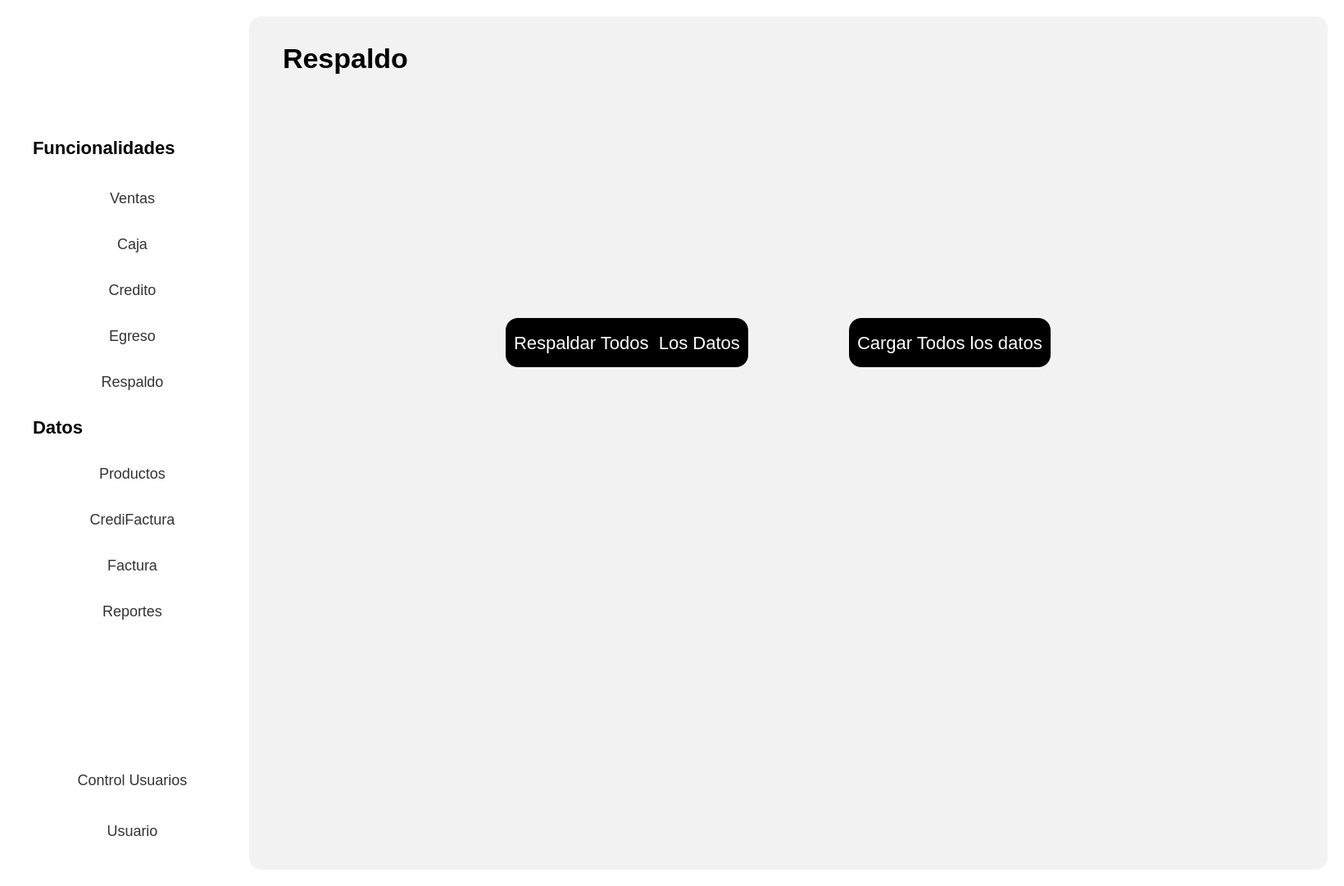
<?xml version="1.0" encoding="UTF-8"?>
<ui version="4.0">
 <class>Form</class>
 <widget class="QWidget" name="Form">
  <property name="geometry">
   <rect>
    <x>0</x>
    <y>0</y>
    <width>1640</width>
    <height>1081</height>
   </rect>
  </property>
  <property name="windowTitle">
   <string>Form</string>
  </property>
  <property name="styleSheet">
   <string notr="true">background-color: rgb(255, 255, 255);
</string>
  </property>
  <layout class="QHBoxLayout" name="horizontalLayout">
   <item>
    <widget class="QWidget" name="Contenedor" native="true">
     <property name="styleSheet">
      <string notr="true">
QPushButton {
    background-color: black; /* Fondo blanco */
    border: none; /* Sin borde ni decoración inicial */
    color:  white; /* Color del texto */
    border-radius: 15px; /* Bordes circulares */
    padding: 5px 10px; /* Espaciado interno para mejor apariencia */
	height: 40px; /* Altura del botón */
    text-align: center; /* Alinea el texto del botón a la izquierda */
    font-size: 18px; /* Tamaño de fuente */
	margin-top:20px;
}

QPushButton:hover {
    background-color: rgb(106, 106, 106); /* Gris claro al pasar el mouse */
    cursor: pointer; /* Cursor de mano al pasar sobre el botón */
}

QToolButton {
    background-color: white; /* Fondo blanco */
    border: none; /* Sin borde ni decoración inicial */
    color:  rgb(50, 50, 50); /* Color del texto */
    border-radius: 15px; /* Bordes circulares */
    padding: 5px 10px; /* Espaciado interno para mejor apariencia */
	height: 40px; /* Altura del botón */
    text-align: left; /* Alinea el texto del botón a la izquierda */
    font-size: 18px; /* Tamaño de fuente */
    cursor: pointer;
}

QToolButton:hover {
    background-color: #f2f2f2; /* Gris claro al pasar el mouse */
    cursor: pointer;
}
QLineEdit {
    background-color: rgb(255, 255, 255); /* Fondo blanco */
    border: none; /* Sin bordes visibles */
    padding: 4px; /* Espaciado interno entre el texto y los bordes */
    margin-right: 5px; /* Espaciado externo solo a la derecha */
    border-radius: 10px; /* Bordes redondeados */
    color: black; /* Texto negro */
    text-align: left; /* Texto alineado a la izquierda */
    font-size: 18px; /* Tamaño del texto */
}

/* Cuando el QLineEdit está enfocado (se está escribiendo) */
QLineEdit:focus {
    background-color: rgb(230, 230, 250); /* Color de fondo cuando el campo está activo */
    border: 1px solid rgb(0, 0, 0); /* Borde negro al estar activo */
}

QLabel {
    font-size: 20px; /* Tamaño de fuente */
    color:  black; /* Color del texto */
    margin-right: 10px; /* Espaciado a la derecha */
    padding: 5px; /* Espaciado interno */
    text-align: left; /* Alineación del texto a la izquierda */
}
QTableWidget {
    border: none;
    background-color: #ffffff; /* Fondo blanco para la tabla */
    box-shadow: 0 4px 8px rgba(0, 0, 0, 0.1); /* Sombra suave alrededor de la tabla */
}

QTableWidget::item {
    background-color: #f2f2f2; 
    border: none; 
    transition: background-color 0.3s ease; /* Suavizado de transición de color de fondo */
    pointer-events: none; /* Desactiva la interacción con las celdas (como editar) */
}

QTableWidget::item:selected {
    background-color: #aad4ff; /* Color azul claro para celdas seleccionadas */
    color: black; /* Texto negro para celdas seleccionadas */
}

QTableWidget::item:hover {
    background-color: #e6e6e6; /* Color de fondo al pasar el cursor sobre las celdas */
}

QHeaderView::section {
    border: none; 
    background-color: #f2f2f2; 
    font-weight: normal; /* No negritas */
    text-align: center; /* Centrado del texto en los encabezados */
    box-shadow: 0 2px 4px rgba(0, 0, 0, 0.1); /* Sombra suave para los encabezados */
}

QHeaderView::section:focus {
    background-color: #f2f2f2; /* Sin color de fondo cuando está en foco */
    border: none; /* Sin borde cuando está en foco */
}

QTableWidget::item:focus {
    border: none; /* Sin borde cuando las celdas tienen el foco */
    background-color: #f2f2f2; /* Mantener el fondo sin color azul */
}

QTableCornerButton::section {
    background-color: #f2f2f2; 
    border: none; 
}

QTableWidget::verticalHeader {
    background-color: #f2f2f2;
    border: none;
    font-weight: normal; /* No negritas */
}

QTableWidget::item:hover {
    background-color: #e6e6e6; /* Color de fondo al pasar el cursor sobre las celdas */
}

/* Personalización de la barra de desplazamiento */
QScrollBar:vertical {
    border: none;
    background: #f7f7f7; /* Fondo de la barra */
    width: 8px; /* Barra más delgada */
    border-radius: 4px; /* Bordes más redondeados */
}

QScrollBar::handle:vertical {
    background: #bbb; /* Fondo del control deslizante */
    min-height: 20px; /* Control deslizante más delgado */
    border-radius: 4px; /* Bordes redondeados */
    transition: background-color 0.3s ease; /* Transición suave para el cambio de color */
}

QScrollBar::handle:vertical:hover {
    background: #888; /* Color más oscuro cuando el control deslizante está siendo desplazado */
}

QScrollBar::add-line:vertical, QScrollBar::sub-line:vertical {
    border: none;
    background: #f2f2f2; /* Fondo para los botones de la barra */
    height: 0px; /* Sin altura para los botones */
}

QScrollBar:horizontal {
    border: none;
    background: #f7f7f7; /* Fondo de la barra */
    height: 8px; /* Barra más delgada */
    border-radius: 4px; /* Bordes más redondeados */
}

QScrollBar::handle:horizontal {
    background: #bbb; /* Fondo del control deslizante */
    min-width: 20px; /* Control deslizante más delgado */
    border-radius: 4px; /* Bordes redondeados */
    transition: background-color 0.3s ease; /* Transición suave para el cambio de color */
}

QScrollBar::handle:horizontal:hover {
    background: #888; /* Color más oscuro cuando el control deslizante está siendo desplazado */
}

QScrollBar::add-line:horizontal, QScrollBar::sub-line:horizontal {
    border: none;
    background: #f2f2f2; /* Fondo para los botones de la barra */
    width: 0px; /* Sin ancho para los botones */
}


</string>
     </property>
     <layout class="QHBoxLayout" name="horizontalLayout_2">
      <item>
       <widget class="QWidget" name="Navbar" native="true">
        <property name="sizePolicy">
         <sizepolicy hsizetype="Fixed" vsizetype="Preferred">
          <horstretch>0</horstretch>
          <verstretch>0</verstretch>
         </sizepolicy>
        </property>
        <property name="minimumSize">
         <size>
          <width>250</width>
          <height>0</height>
         </size>
        </property>
        <property name="styleSheet">
         <string notr="true">#navbar {
    background-color: white; /* Fondo blanco */
    border-right: 1px solid black; /* Borde negro en el lado derecho */
}
</string>
        </property>
        <layout class="QVBoxLayout" name="verticalLayout">
         <item>
          <widget class="QLabel" name="LabelImgNavbar">
           <property name="enabled">
            <bool>true</bool>
           </property>
           <property name="sizePolicy">
            <sizepolicy hsizetype="Fixed" vsizetype="Fixed">
             <horstretch>50</horstretch>
             <verstretch>50</verstretch>
            </sizepolicy>
           </property>
           <property name="minimumSize">
            <size>
             <width>100</width>
             <height>50</height>
            </size>
           </property>
           <property name="maximumSize">
            <size>
             <width>260</width>
             <height>70</height>
            </size>
           </property>
           <property name="styleSheet">
            <string notr="true">#LabelImg {
    background-position: center;
    background-repeat: no-repeat;
    background-size: 100% 100%; /* Ajusta la imagen para que ocupe todo el área del label */
    height: 200px; /* Ajusta la altura del QLabel */
    width: 300px; /* Ajusta el ancho del QLabel */
}
</string>
           </property>
           <property name="text">
            <string/>
           </property>
           <property name="pixmap">
            <pixmap>../../assets/Letras-sinfondo.png</pixmap>
           </property>
           <property name="scaledContents">
            <bool>true</bool>
           </property>
          </widget>
         </item>
         <item>
          <spacer name="verticalSpacer_2">
           <property name="orientation">
            <enum>Qt::Vertical</enum>
           </property>
           <property name="sizeType">
            <enum>QSizePolicy::Fixed</enum>
           </property>
           <property name="sizeHint" stdset="0">
            <size>
             <width>20</width>
             <height>30</height>
            </size>
           </property>
          </spacer>
         </item>
         <item>
          <widget class="QLabel" name="LabelFuncionalidades">
           <property name="sizePolicy">
            <sizepolicy hsizetype="Fixed" vsizetype="Fixed">
             <horstretch>0</horstretch>
             <verstretch>0</verstretch>
            </sizepolicy>
           </property>
           <property name="minimumSize">
            <size>
             <width>250</width>
             <height>30</height>
            </size>
           </property>
           <property name="maximumSize">
            <size>
             <width>300</width>
             <height>50</height>
            </size>
           </property>
           <property name="styleSheet">
            <string notr="true">#LabelFuncionalidades {
    font-weight: bold; /* Negrita */
    font-size: 22px; /* Tamaño de fuente */
}
</string>
           </property>
           <property name="text">
            <string>Funcionalidades</string>
           </property>
          </widget>
         </item>
         <item>
          <widget class="QToolButton" name="BtnVentas">
           <property name="sizePolicy">
            <sizepolicy hsizetype="Preferred" vsizetype="Fixed">
             <horstretch>0</horstretch>
             <verstretch>0</verstretch>
            </sizepolicy>
           </property>
           <property name="minimumSize">
            <size>
             <width>0</width>
             <height>0</height>
            </size>
           </property>
           <property name="maximumSize">
            <size>
             <width>16777215</width>
             <height>40</height>
            </size>
           </property>
           <property name="cursor">
            <cursorShape>PointingHandCursor</cursorShape>
           </property>
           <property name="toolTip">
            <string>&lt;html&gt;&lt;head/&gt;&lt;body&gt;&lt;p align=&quot;center&quot;&gt;&lt;br/&gt;&lt;/p&gt;&lt;/body&gt;&lt;/html&gt;</string>
           </property>
           <property name="styleSheet">
            <string notr="true">
    padding-left: 10px; /* Distancia entre icono y borde izquierdo */
    text-align: right; /* Texto más hacia la derecha */

</string>
           </property>
           <property name="text">
            <string>   Ventas</string>
           </property>
           <property name="icon">
            <iconset>
             <normaloff>../../assets/iconos/ventas.png</normaloff>../../assets/iconos/ventas.png</iconset>
           </property>
           <property name="iconSize">
            <size>
             <width>30</width>
             <height>30</height>
            </size>
           </property>
           <property name="toolButtonStyle">
            <enum>Qt::ToolButtonTextBesideIcon</enum>
           </property>
           <property name="autoRaise">
            <bool>false</bool>
           </property>
          </widget>
         </item>
         <item>
          <widget class="QToolButton" name="BtnCaja">
           <property name="sizePolicy">
            <sizepolicy hsizetype="Preferred" vsizetype="Fixed">
             <horstretch>0</horstretch>
             <verstretch>0</verstretch>
            </sizepolicy>
           </property>
           <property name="maximumSize">
            <size>
             <width>16777215</width>
             <height>40</height>
            </size>
           </property>
           <property name="cursor">
            <cursorShape>PointingHandCursor</cursorShape>
           </property>
           <property name="styleSheet">
            <string notr="true"/>
           </property>
           <property name="text">
            <string>   Caja</string>
           </property>
           <property name="icon">
            <iconset>
             <normaloff>../../assets/iconos/Caja.png</normaloff>../../assets/iconos/Caja.png</iconset>
           </property>
           <property name="iconSize">
            <size>
             <width>30</width>
             <height>30</height>
            </size>
           </property>
           <property name="toolButtonStyle">
            <enum>Qt::ToolButtonTextBesideIcon</enum>
           </property>
          </widget>
         </item>
         <item>
          <widget class="QToolButton" name="BtnCredito">
           <property name="sizePolicy">
            <sizepolicy hsizetype="Preferred" vsizetype="Fixed">
             <horstretch>0</horstretch>
             <verstretch>0</verstretch>
            </sizepolicy>
           </property>
           <property name="maximumSize">
            <size>
             <width>16777215</width>
             <height>40</height>
            </size>
           </property>
           <property name="cursor">
            <cursorShape>PointingHandCursor</cursorShape>
           </property>
           <property name="text">
            <string>   Credito</string>
           </property>
           <property name="icon">
            <iconset>
             <normaloff>../../assets/iconos/Credito.png</normaloff>../../assets/iconos/Credito.png</iconset>
           </property>
           <property name="iconSize">
            <size>
             <width>30</width>
             <height>30</height>
            </size>
           </property>
           <property name="toolButtonStyle">
            <enum>Qt::ToolButtonTextBesideIcon</enum>
           </property>
          </widget>
         </item>
         <item>
          <widget class="QToolButton" name="BtnEgreso">
           <property name="sizePolicy">
            <sizepolicy hsizetype="Preferred" vsizetype="Fixed">
             <horstretch>0</horstretch>
             <verstretch>0</verstretch>
            </sizepolicy>
           </property>
           <property name="maximumSize">
            <size>
             <width>16777215</width>
             <height>40</height>
            </size>
           </property>
           <property name="cursor">
            <cursorShape>PointingHandCursor</cursorShape>
           </property>
           <property name="text">
            <string>   Egreso</string>
           </property>
           <property name="icon">
            <iconset>
             <normaloff>../../assets/iconos/Egreso.png</normaloff>../../assets/iconos/Egreso.png</iconset>
           </property>
           <property name="iconSize">
            <size>
             <width>30</width>
             <height>30</height>
            </size>
           </property>
           <property name="toolButtonStyle">
            <enum>Qt::ToolButtonTextBesideIcon</enum>
           </property>
          </widget>
         </item>
         <item>
          <widget class="QToolButton" name="BtnRespaldo">
           <property name="sizePolicy">
            <sizepolicy hsizetype="Preferred" vsizetype="Fixed">
             <horstretch>0</horstretch>
             <verstretch>0</verstretch>
            </sizepolicy>
           </property>
           <property name="maximumSize">
            <size>
             <width>16777215</width>
             <height>40</height>
            </size>
           </property>
           <property name="cursor">
            <cursorShape>PointingHandCursor</cursorShape>
           </property>
           <property name="text">
            <string>   Respaldo</string>
           </property>
           <property name="icon">
            <iconset>
             <normaloff>../../assets/iconos/Respaldo.png</normaloff>../../assets/iconos/Respaldo.png</iconset>
           </property>
           <property name="iconSize">
            <size>
             <width>30</width>
             <height>30</height>
            </size>
           </property>
           <property name="toolButtonStyle">
            <enum>Qt::ToolButtonTextBesideIcon</enum>
           </property>
          </widget>
         </item>
         <item>
          <widget class="QLabel" name="LabelDatos">
           <property name="sizePolicy">
            <sizepolicy hsizetype="Fixed" vsizetype="Fixed">
             <horstretch>0</horstretch>
             <verstretch>0</verstretch>
            </sizepolicy>
           </property>
           <property name="minimumSize">
            <size>
             <width>250</width>
             <height>40</height>
            </size>
           </property>
           <property name="maximumSize">
            <size>
             <width>250</width>
             <height>40</height>
            </size>
           </property>
           <property name="styleSheet">
            <string notr="true">#LabelDatos {
    font-weight: bold; /* Negrita */
    font-size: 22px; /* Tamaño de fuente */
}
</string>
           </property>
           <property name="text">
            <string>Datos</string>
           </property>
          </widget>
         </item>
         <item>
          <widget class="QToolButton" name="BtnProductos">
           <property name="sizePolicy">
            <sizepolicy hsizetype="Preferred" vsizetype="Fixed">
             <horstretch>0</horstretch>
             <verstretch>0</verstretch>
            </sizepolicy>
           </property>
           <property name="maximumSize">
            <size>
             <width>16777215</width>
             <height>40</height>
            </size>
           </property>
           <property name="cursor">
            <cursorShape>PointingHandCursor</cursorShape>
           </property>
           <property name="text">
            <string>   Productos</string>
           </property>
           <property name="icon">
            <iconset>
             <normaloff>../../assets/iconos/Productos.png</normaloff>../../assets/iconos/Productos.png</iconset>
           </property>
           <property name="iconSize">
            <size>
             <width>30</width>
             <height>30</height>
            </size>
           </property>
           <property name="toolButtonStyle">
            <enum>Qt::ToolButtonTextBesideIcon</enum>
           </property>
          </widget>
         </item>
         <item>
          <widget class="QToolButton" name="BtnCrediFactura">
           <property name="sizePolicy">
            <sizepolicy hsizetype="Preferred" vsizetype="Fixed">
             <horstretch>0</horstretch>
             <verstretch>0</verstretch>
            </sizepolicy>
           </property>
           <property name="maximumSize">
            <size>
             <width>16777215</width>
             <height>40</height>
            </size>
           </property>
           <property name="cursor">
            <cursorShape>PointingHandCursor</cursorShape>
           </property>
           <property name="text">
            <string>   CrediFactura</string>
           </property>
           <property name="icon">
            <iconset>
             <normaloff>../../assets/iconos/CrediFactura.png</normaloff>../../assets/iconos/CrediFactura.png</iconset>
           </property>
           <property name="iconSize">
            <size>
             <width>30</width>
             <height>30</height>
            </size>
           </property>
           <property name="toolButtonStyle">
            <enum>Qt::ToolButtonTextBesideIcon</enum>
           </property>
          </widget>
         </item>
         <item>
          <widget class="QToolButton" name="BtnFacturas">
           <property name="sizePolicy">
            <sizepolicy hsizetype="Preferred" vsizetype="Fixed">
             <horstretch>0</horstretch>
             <verstretch>0</verstretch>
            </sizepolicy>
           </property>
           <property name="maximumSize">
            <size>
             <width>16777215</width>
             <height>40</height>
            </size>
           </property>
           <property name="cursor">
            <cursorShape>PointingHandCursor</cursorShape>
           </property>
           <property name="text">
            <string>   Factura</string>
           </property>
           <property name="icon">
            <iconset>
             <normaloff>../../assets/iconos/Facturas.png</normaloff>../../assets/iconos/Facturas.png</iconset>
           </property>
           <property name="iconSize">
            <size>
             <width>30</width>
             <height>30</height>
            </size>
           </property>
           <property name="toolButtonStyle">
            <enum>Qt::ToolButtonTextBesideIcon</enum>
           </property>
          </widget>
         </item>
         <item>
          <widget class="QToolButton" name="BtnReportes">
           <property name="sizePolicy">
            <sizepolicy hsizetype="Preferred" vsizetype="Fixed">
             <horstretch>0</horstretch>
             <verstretch>0</verstretch>
            </sizepolicy>
           </property>
           <property name="maximumSize">
            <size>
             <width>16777215</width>
             <height>40</height>
            </size>
           </property>
           <property name="cursor">
            <cursorShape>PointingHandCursor</cursorShape>
           </property>
           <property name="text">
            <string>   Reportes</string>
           </property>
           <property name="icon">
            <iconset>
             <normaloff>../../assets/iconos/Reportes.png</normaloff>../../assets/iconos/Reportes.png</iconset>
           </property>
           <property name="iconSize">
            <size>
             <width>30</width>
             <height>30</height>
            </size>
           </property>
           <property name="toolButtonStyle">
            <enum>Qt::ToolButtonTextBesideIcon</enum>
           </property>
          </widget>
         </item>
         <item>
          <spacer name="verticalSpacer">
           <property name="orientation">
            <enum>Qt::Vertical</enum>
           </property>
           <property name="sizeType">
            <enum>QSizePolicy::Fixed</enum>
           </property>
           <property name="sizeHint" stdset="0">
            <size>
             <width>20</width>
             <height>150</height>
            </size>
           </property>
          </spacer>
         </item>
         <item>
          <widget class="QToolButton" name="BtnControlUsuario">
           <property name="sizePolicy">
            <sizepolicy hsizetype="Preferred" vsizetype="Fixed">
             <horstretch>0</horstretch>
             <verstretch>0</verstretch>
            </sizepolicy>
           </property>
           <property name="maximumSize">
            <size>
             <width>16777215</width>
             <height>40</height>
            </size>
           </property>
           <property name="styleSheet">
            <string notr="true"/>
           </property>
           <property name="text">
            <string>   Control Usuarios</string>
           </property>
           <property name="icon">
            <iconset>
             <normaloff>../../assets/iconos/Usuarios.png</normaloff>../../assets/iconos/Usuarios.png</iconset>
           </property>
           <property name="iconSize">
            <size>
             <width>30</width>
             <height>30</height>
            </size>
           </property>
           <property name="toolButtonStyle">
            <enum>Qt::ToolButtonTextBesideIcon</enum>
           </property>
          </widget>
         </item>
         <item>
          <widget class="QToolButton" name="BtnUsuario">
           <property name="sizePolicy">
            <sizepolicy hsizetype="Preferred" vsizetype="Fixed">
             <horstretch>0</horstretch>
             <verstretch>0</verstretch>
            </sizepolicy>
           </property>
           <property name="maximumSize">
            <size>
             <width>16777215</width>
             <height>16777215</height>
            </size>
           </property>
           <property name="styleSheet">
            <string notr="true">background-color: rgb(255, 255, 255);
</string>
           </property>
           <property name="text">
            <string>   Usuario</string>
           </property>
           <property name="icon">
            <iconset>
             <normaloff>../../assets/iconos/perfil.png</normaloff>../../assets/iconos/perfil.png</iconset>
           </property>
           <property name="iconSize">
            <size>
             <width>60</width>
             <height>60</height>
            </size>
           </property>
           <property name="toolButtonStyle">
            <enum>Qt::ToolButtonTextBesideIcon</enum>
           </property>
          </widget>
         </item>
        </layout>
       </widget>
      </item>
      <item>
       <widget class="QWidget" name="Contenido" native="true">
        <property name="styleSheet">
         <string notr="true">margin-left:10px;
border-radius:15px;

background-color: #f2f2f2; 


</string>
        </property>
        <layout class="QVBoxLayout" name="verticalLayout_2">
         <item>
          <widget class="QWidget" name="widget_2" native="true">
           <property name="styleSheet">
            <string notr="true"/>
           </property>
           <layout class="QVBoxLayout" name="verticalLayout_4">
            <item>
             <widget class="QWidget" name="widget_3" native="true">
              <property name="styleSheet">
               <string notr="true"/>
              </property>
              <layout class="QVBoxLayout" name="verticalLayout_5">
               <item alignment="Qt::AlignTop">
                <widget class="QLabel" name="LabelRespaldo">
                 <property name="styleSheet">
                  <string notr="true">#LabelRespaldo {
    font-weight: bold; /* Negrita */
    font-size: 34px; /* Tamaño de fuente */
}
</string>
                 </property>
                 <property name="text">
                  <string>Respaldo</string>
                 </property>
                </widget>
               </item>
              </layout>
             </widget>
            </item>
            <item alignment="Qt::AlignHCenter|Qt::AlignVCenter">
             <widget class="QWidget" name="widget_4" native="true">
              <property name="sizePolicy">
               <sizepolicy hsizetype="Fixed" vsizetype="Fixed">
                <horstretch>0</horstretch>
                <verstretch>0</verstretch>
               </sizepolicy>
              </property>
              <property name="minimumSize">
               <size>
                <width>800</width>
                <height>0</height>
               </size>
              </property>
              <property name="styleSheet">
               <string notr="true"/>
              </property>
              <layout class="QHBoxLayout" name="horizontalLayout_3">
               <item alignment="Qt::AlignHCenter">
                <widget class="QPushButton" name="pushButton">
                 <property name="sizePolicy">
                  <sizepolicy hsizetype="Fixed" vsizetype="Fixed">
                   <horstretch>0</horstretch>
                   <verstretch>0</verstretch>
                  </sizepolicy>
                 </property>
                 <property name="minimumSize">
                  <size>
                   <width>0</width>
                   <height>80</height>
                  </size>
                 </property>
                 <property name="styleSheet">
                  <string notr="true">QPushButton {
    background-color: black; /* Fondo blanco */
    border: none; /* Sin borde ni decoración inicial */
    color:  white;
    border-radius: 15px; /* Bordes circulares */
    padding: 5px 10px; /* Espaciado interno para mejor apariencia */
	height: 40px; /* Altura del botón */
    text-align: left; /* Alinea el texto del botón a la izquierda */
    font-size: 22px; /* Tamaño de fuente */
    cursor: pointer;
}

QPushButton:hover {

    background-color: rgb(106, 106, 106); /* Gris claro al pasar el mouse */
    cursor: pointer;
}</string>
                 </property>
                 <property name="text">
                  <string>Respaldar Todos  Los Datos</string>
                 </property>
                </widget>
               </item>
               <item alignment="Qt::AlignHCenter">
                <widget class="QPushButton" name="pushButton_2">
                 <property name="sizePolicy">
                  <sizepolicy hsizetype="Fixed" vsizetype="Fixed">
                   <horstretch>0</horstretch>
                   <verstretch>0</verstretch>
                  </sizepolicy>
                 </property>
                 <property name="minimumSize">
                  <size>
                   <width>0</width>
                   <height>80</height>
                  </size>
                 </property>
                 <property name="styleSheet">
                  <string notr="true">QPushButton {
    background-color: black; /* Fondo blanco */
    border: none; /* Sin borde ni decoración inicial */
    color:  white;
    border-radius: 15px; /* Bordes circulares */
    padding: 5px 10px; /* Espaciado interno para mejor apariencia */
	height: 40px; /* Altura del botón */
    text-align: left; /* Alinea el texto del botón a la izquierda */
    font-size: 22px; /* Tamaño de fuente */
    cursor: pointer;
}

QPushButton:hover {

    background-color: rgb(106, 106, 106); /* Gris claro al pasar el mouse */
    cursor: pointer;
}</string>
                 </property>
                 <property name="text">
                  <string>Cargar Todos los datos</string>
                 </property>
                </widget>
               </item>
              </layout>
             </widget>
            </item>
           </layout>
          </widget>
         </item>
         <item>
          <widget class="QWidget" name="widget" native="true">
           <property name="styleSheet">
            <string notr="true"/>
           </property>
           <layout class="QVBoxLayout" name="verticalLayout_3">
            <item>
             <widget class="QLabel" name="label">
              <property name="styleSheet">
               <string notr="true"/>
              </property>
              <property name="text">
               <string/>
              </property>
              <property name="pixmap">
               <pixmap>../../assets/Respaldo.png</pixmap>
              </property>
              <property name="scaledContents">
               <bool>false</bool>
              </property>
             </widget>
            </item>
           </layout>
          </widget>
         </item>
        </layout>
       </widget>
      </item>
     </layout>
    </widget>
   </item>
  </layout>
 </widget>
 <resources/>
 <connections/>
</ui>
